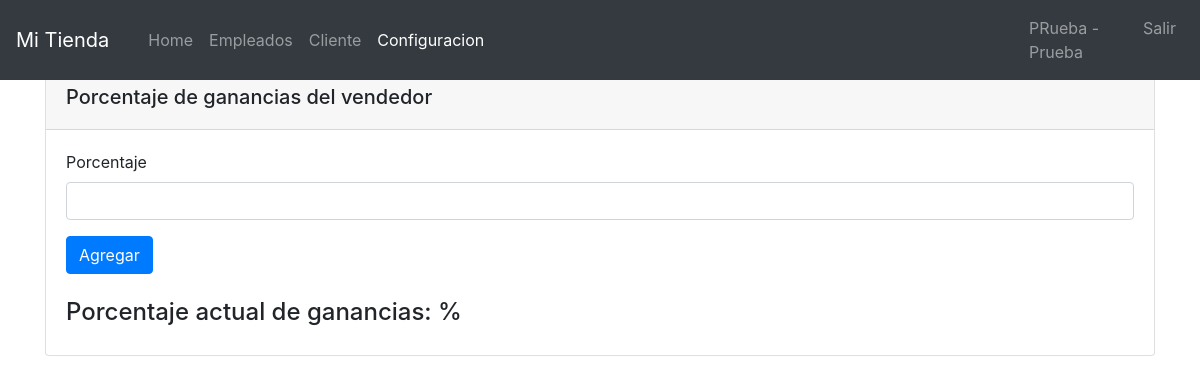
/view/admin/config.php (signed in), run on an earlier commit of the app's database.
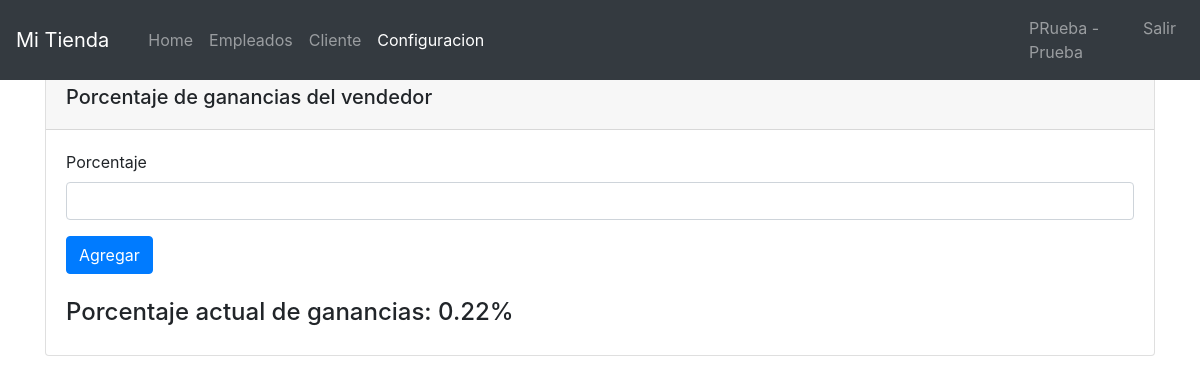
And on a later commit of the database.
### tables this page shows
CREATE TABLE `config` (
  `id` int(11) NOT NULL,
  `porcentaje` float NOT NULL
);

### controller/AuthController.php (called while the page is built, shortened)
<?php
include "C:\\xampp\\htdocs\\proyect_ec\\connection/ConexionMySQLPHP.php";
class AuthController
{
    private $con;
    public function __construct()
    {
        $conexion = new ConexionMySQLPHP("localhost", "proyecto", "root", "");
        $this->con = $conexion->getConexion();
    }
    public function getConexion()
    {
        return $this->con;
    }
    public function getSession()
    {
        if(isset($_SESSION['login']))
            return $_SESSION['login'];
    }
}

### connection/ConexionMySQLPHP.php (called while the page is built, shortened)
<?php
        class ConexionMySQLPHP {
		private $host ;
		private $baseDatos;
		private $usuario;
		private $password;
		private $conexion;
        public function __construct($host, $baseDatos,$usuario,$password) {
        	$this->host = $host;
        	$this->baseDatos = $baseDatos;
        	$this->usuario = $usuario;
        	$this->password = $password;
        }
        public function getConexion() {
        	try {
        		$this->conexion = new PDO("mysql:host=".$this->host.
                                ";dbname=".$this->baseDatos,
                                $this->usuario,
                                $this->password
                                );
            } catch (PDOException $exception) {
            	echo "Error de conexión ". $exception->getMessage();
            }
        	return $this->conexion;
        }
	}
 ?>

### controller/AdminController.php (called while the page is built, shortened)
<?php
include "C:\\xampp\\htdocs\\proyect_ec\\controller/AuthController.php";
class AdminController
{
    private $con;
    private $auth;
    public function __construct()
    {
        $this->auth = new AuthController();
        $this->con = $this->auth->getConexion();
    }
    public function getSession()
    {
        $data = $this->auth->getSession();
        if($data){
            if($data['rol'] != 1){
                echo "<script language=\"javascript\">
                    window.location.href=\"../../view/login/index.php\";
                    </script>";
            }else{
                return $data;
            }
        }else{
            echo "<script language=\"javascript\">
                window.location.href=\"../../view/login/index.php\";
                </script>";
        }
    }
    public function getTablePorcentaje()
    {
        $query = "SELECT config.id AS ID, config.porcentaje AS POR FROM config";
        $stmt = $this->con->prepare($query);
        $stmt->execute();
        return $stmt->fetch();
    }
}

### view/admin/config.php (the view, shortened to what this page needs)
<?php
include '../../controller/AdminController.php';
$controller = new AdminController();
$session = $controller->getSession();
$porcentaje = $controller->getTablePorcentaje();
?>
<!DOCTYPE html>
<html lang="en">
<head>
    <link rel="stylesheet" href="../../assets/css/normalize.css">
    <link rel="stylesheet" href="../../assets/css/bootstrap/bootstrap.min.css">
    <link rel="stylesheet" href="../../assets/css/datatables.min.css">
    <link rel="stylesheet" href="../../assets/css/dataTables.bootstrap4.min.css">
    <link rel="stylesheet" href="../../assets/css/all.css">
    <link rel="stylesheet" href="../../assets/css/styles_admin.css">
</head>
<body>
    <nav class="navbar navbar-expand-md navbar-dark fixed-top bg-dark">
        <a class="navbar-brand" href="../index.php">Mi Tienda</a>
        <div class="collapse navbar-collapse" id="navbarCollapse">
            <div class="container">
                <ul class="navbar-nav mr-auto">
                    <li class="nav-item">
                        <a class="nav-link" href="index.php">Home </a>
                    </li>
                    <li class="nav-item">
                        <a class="nav-link" href="empleado.php">Empleados</a>
                    </li>
                    <li class="nav-item">
                        <a class="nav-link" href="cliente.php">Cliente</a>
                    </li>
                    <li class="nav-item active">
                        <a class="nav-link" href="#">Configuracion</a>
                    </li>
                </ul>
            </div>
            <div class="mt-2 mt-md-0">
                <ul class="navbar-nav mr-auto">
                    <li class="nav-item">
                        <a class="nav-link" href="#"><?php echo $session['NOM'];?></a>
                    </li>
                    <li class="nav-item">
                        <form id="frm_logout" name="frm_logout" action="../../service/serviceAuth.php"  method="post">
                        <a class="nav-link" onclick="logout()" href="#">Salir</a>
                        </form>
                    </li>
                </ul>
            </div>
        </div>
    </nav>
    <div class="container">
        <div class="card">
            <div class="card-header d-flex">
                <h5>Porcentaje de ganancias del vendedor</h5>
            </div>
            <div class="card-body">
                <form action="../../service/serviceEmpleado.php" id="frm_reg_conf" name="frm_reg_conf" method="post">
                    <div class="form-group">
                        <label for="txtPor">Porcentaje</label>
                        <input step="any" type="number" class="form-control" id="txtPor" name="txtPor" required>
                    </div>
                    <button type="submit" class="btn btn-primary">Agregar</button>
                </form>
                <br>
                <h4>Porcentaje actual de ganancias: <?php echo $porcentaje['POR'];?>%   </h4>
            </div>
        </div>
    </div>
</body>
</html>

### assets/css/styles_admin.css (style rules this page uses)
body { min-height: 75rem; padding-top: 4.5rem; }

What changed in the data, as far as the page shows it:
added config: porcentaje "0.22"
